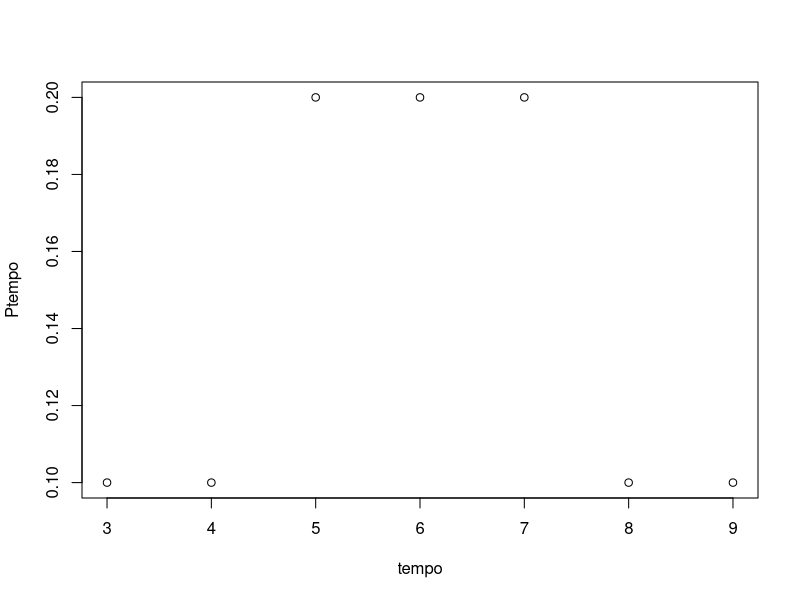
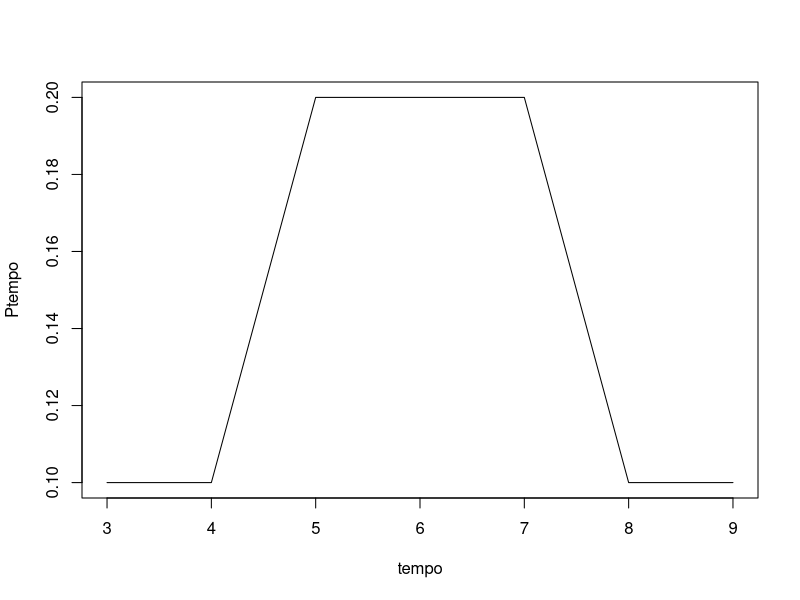
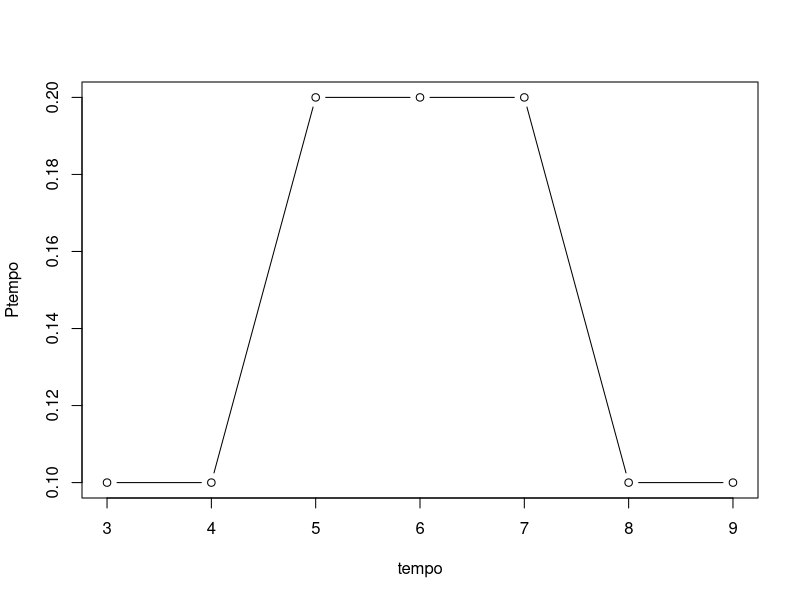
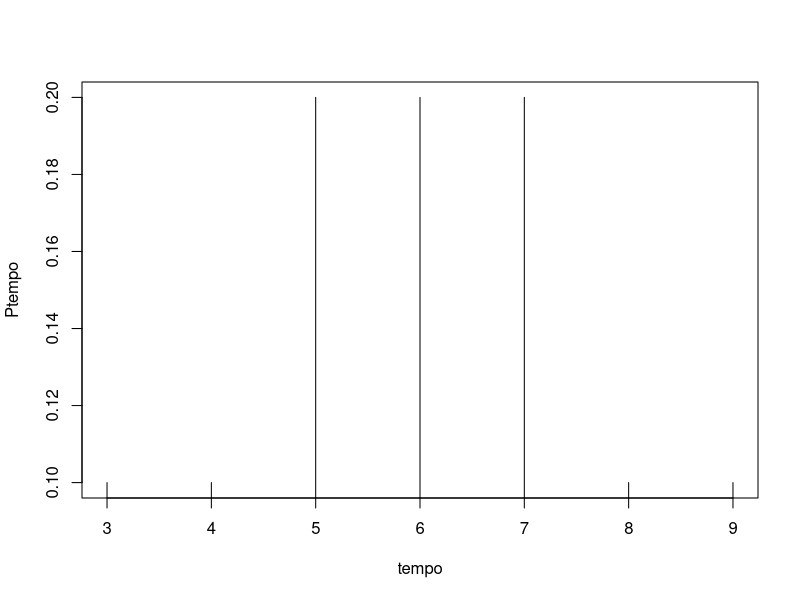
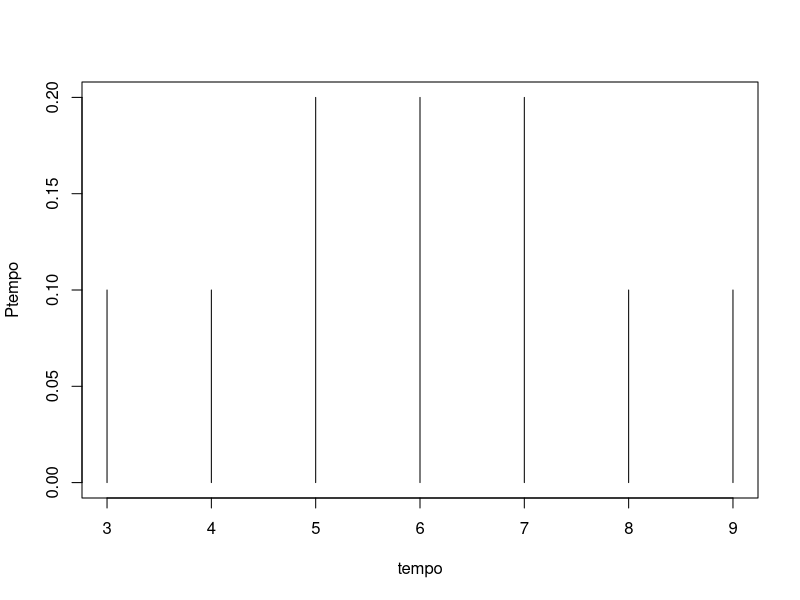
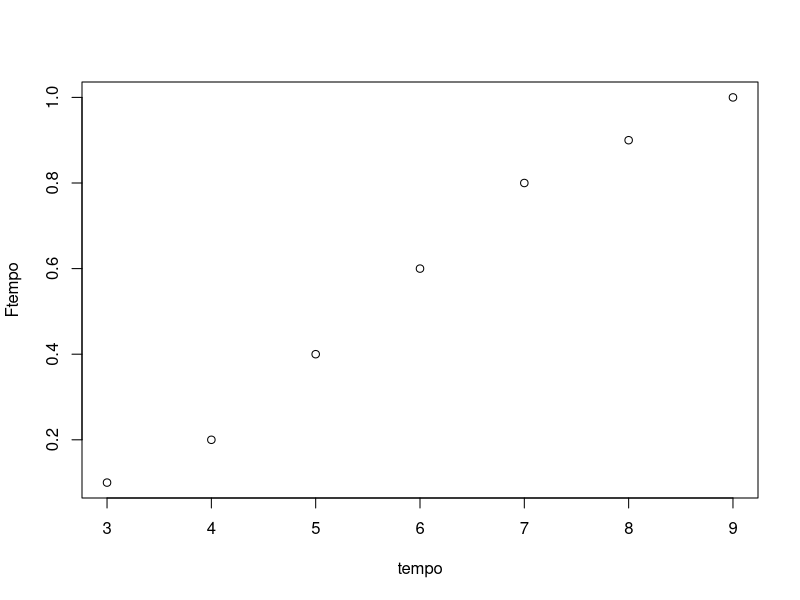
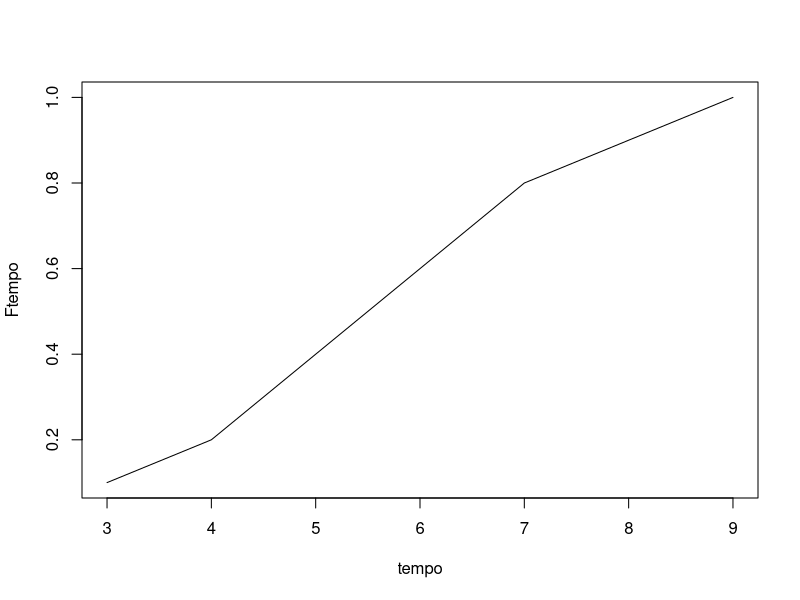
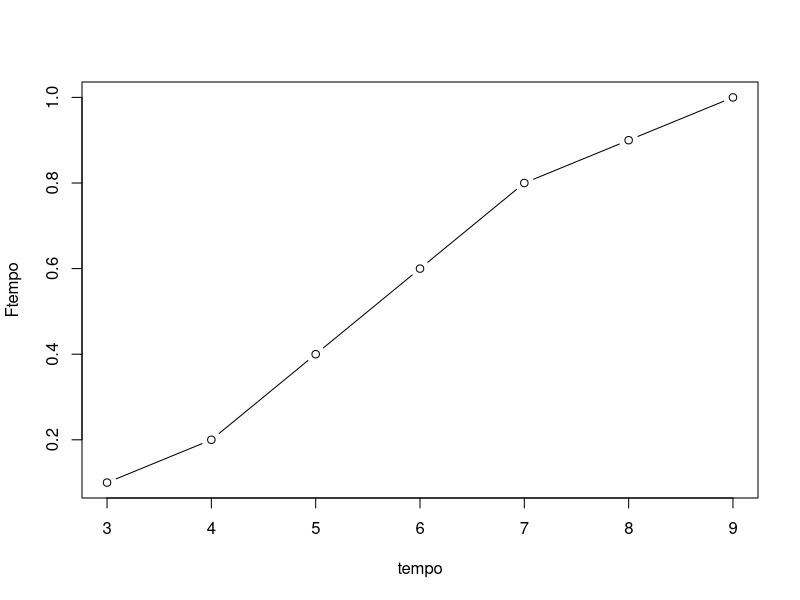

R code for these plots, in order:
##
## Exemplo 1
##
## fonte:
## https://silviashimakura.github.io/CE3012025/listas/202-exercicios-variaveis-aleatorias.pdf
## Exercício 5

tempo <- 3:9
Ptempo <- c(0.1, 0.1, 0.2, 0.2, 0.2, 0.1, 0.1)
rbind(tempo, Ptempo)

## P[T = t]  qual gráfico é o mais adequado?
plot(tempo, Ptempo)
plot(tempo, Ptempo, type = "l")
plot(tempo, Ptempo, type = "b")
plot(tempo, Ptempo, type = "h")

plot(tempo, Ptempo, type = "h", ylim = c(0, 0.20))

## F(t) = P[T <= t]
Ftempo <- cumsum(Ptempo)
Ftempo
rbind(tempo, Ptempo, Ftempo)

## P[T = t]  qual gráfico é o mais adequado?
plot(tempo, Ftempo)
plot(tempo, Ftempo, type = "l")
plot(tempo, Ftempo, type = "b")
plot(tempo, Ftempo, type = "h")
plot(tempo, Ftempo, type = "S")
plot(tempo, Ftempo, type = "s")

plot(tempo, Ftempo, type = "s", ylim = c(0, 1))

plot(c(2, tempo, 10), c(0, Ftempo, 1), type = "n", xlab = "tempo", ylab = "F(temp0)")
points(tempo, Ftempo, type = "p", pch = 19)
segments(c(2, tempo), c(0, Ftempo), c(tempo, 10), c(0, Ftempo), type = "p", pch = 19)

par(mfrow = c(1,2))
plot(tempo, Ptempo, type = "h", ylim = c(0, 0.20))

plot(c(2, tempo, 10), c(0, Ftempo, 1), type = "n", xlab = "tempo", ylab = "F(temp0)")
points(tempo, Ftempo, type = "p", pch = 19)
segments(c(2, tempo), c(0, Ftempo), c(tempo, 10), c(0, Ftempo), type = "p", pch = 19)

(Etempo <- sum(tempo * Ptempo))
(Vtempo <- sum(((tempo - Etempo)^2) * Ptempo))

## Enunciado define a variável pontos
pontos <- 10:4
Ppontos <- Ptempo
rbind(pontos, Ppontos)

pontos <- rev(pontos)
Ppontos <- rev(Ppontos)
rbind(pontos, Ppontos)

Fpontos <- cumsum(Ppontos)
rbind(pontos, Ppontos, Fpontos)

(Epontos <- sum(pontos * Ppontos))
(Vpontos <- sum(((pontos - Epontos)^2) * Ppontos))

## Perguntas adicionais
## P[pontos = 4]
Ppontos[pontos == 4]

## P[pontos = 4 ou pontos = 7]
sum(Ppontos[pontos == 4 | pontos == 7])

## P[pontos <= 7]
sum(Ppontos[pontos <= 7])
Fpontos[pontos == 7]

## P[pontos > 6]
sum(Ppontos[pontos > 6])
1 - Fpontos[pontos == 6]

##
par(mfrow = c(1,1))
rm(tempo, Ptempo, Ftempo, Etempo, Vtempo, pontos, Ppontos, Epontos, Vpontos)
##
## Fim do Exemplo 1
##

## Exercícios: Fazer versão computacional dos exercícios 2, 3, 6, 11


##
## Exemplo 2
##
## fonte:
## https://silviashimakura.github.io/CE3012025/listas/202-exercicios-variaveis-aleatorias.pdf
## Exercício 13
fy <- function(y){
    res <- numeric(length(y))
    ind1 <- y >= 0 & y < 2
    ind2 <- y >= 2 & y <= 6
    res[ind1] <- 1/4
    res[ind2] <- 1/8
    return(res)
}
curve(fy, from = -0.2, to = 6.2)
(2-0)*(1/4) + (6-2)*(1/8)
integrate(fy, 0, 6)$value

Fy <- function(y){
    res <- numeric(length(y))
    ind1 <- y >= 0 & y < 2
    ind2 <- y >= 2 & y <= 6
    res[ind1] <- (1/4)*(y[ind1])
    res[ind2] <- (1/2) + (1/8)*(y[ind2] - 2)
    res[y > 6] <- 1
    return(res)
}
curve(Fy, from = -0.2, to = 6.2)


## P[Y > 3]
(6 - 3)*(1/8)
integrate(fy, 3, 6)$value
1 - Fy(3)
## P[1 < Y <= 4]
(2-1)*(1/4) + (4-2)*(1/8)
integrate(fy, 1, 4)$value
Fy(4) - Fy(1)
## P[Y < 3| Y >= 1] = P[1 <= Y < 3]/P[Y >= 1] 
((2-1)*(1/4) + (3-2)*(1/8))
(1-(1-0)*(1/4))
((2-1)*(1/4) + (3-2)*(1/8))/(1-(1-0)*(1/4))
integrate(fy, 1, 3)$value
integrate(fy, 1, 6)$value
integrate(fy, 1, 3)$value/integrate(fy, 1, 6)$value
(Fy(3)-Fy(1))/(1 - Fy(1))

rm(fy, Fy)
##
## fim exemplo 2
##



##
## Exemplo 3
##
## fonte:
## https://silviashimakura.github.io/CE3012025/listas/202-exercicios-variaveis-aleatorias.pdf
## Exercício 14

fy <- function(y){
    res <- numeric(length(y))
    ind <- y >= 0.5 & y < 2
    res[ind] <- (8/9)*y[ind] - 4/9
    res
}

fy(1) 
MASS::fractions(fy(1))
fy(c(0.3, 0.5, 1, 1.5, 2, 2.5))

y.seq <- seq(0.4, 2.1, length = 101)
fy.seq <- fy(y.seq)
plot(y.seq, fy.seq, type = "l")
## forma laternativa de produzir o gráfico:
curve(fy(x), from = 0.4, to = 2.1)

integrate(fy, 0.5, 2)$value

## F(y) = (8/9)[y^2/2 - 0.5^2/2] - (4/9)(x - 0.5)
Fy <- function(y){
    res <- numeric(length(y))
    ind <- y >= 0.5 & y < 2
    res[ind] <- (8/9)*((y[ind]^2)/2- (0.5^2)/2) - (4/9)*(y[ind]-0.5)
    res[y >= 2] <-  1    
    return(res)
}
curve(Fy(x), from = 0.4, to = 2.1)

## a) P[Y < 0.8]
(0.8-0.5)*fy(0.8)/2
integrate(fy, 0.5, 0.8)$value
Fy(0.8)

## b) P[Y > 1.5 | Y >= 1] = P[Y > 1.5 & Y >= 1]/P[Y >= 1] = P[Y > 1.5]/P[Y >= 1] 
1 - (1.5 - 0.5)*fy(1.5)/2  ## P[Y > 1.5]
1 - (1.0 - 0.5)*fy(1.1)/2  ## P[Y > 1.0]
(1 - (1.5 - 0.5)*fy(1.5)/2)/(1 - (1.0 - 0.5)*fy(1.0)/2)  ## P[Y > 1,5] / P[Y > 1.0]
integrate(fy, 1.5, 2)$value/integrate(fy, 1, 2)$value
(1-Fy(1.5))/(1-Fy(1.0))


rm(fy, Fy, y.seq, fy.seq)
##
## Fim do exemplo 3
##
